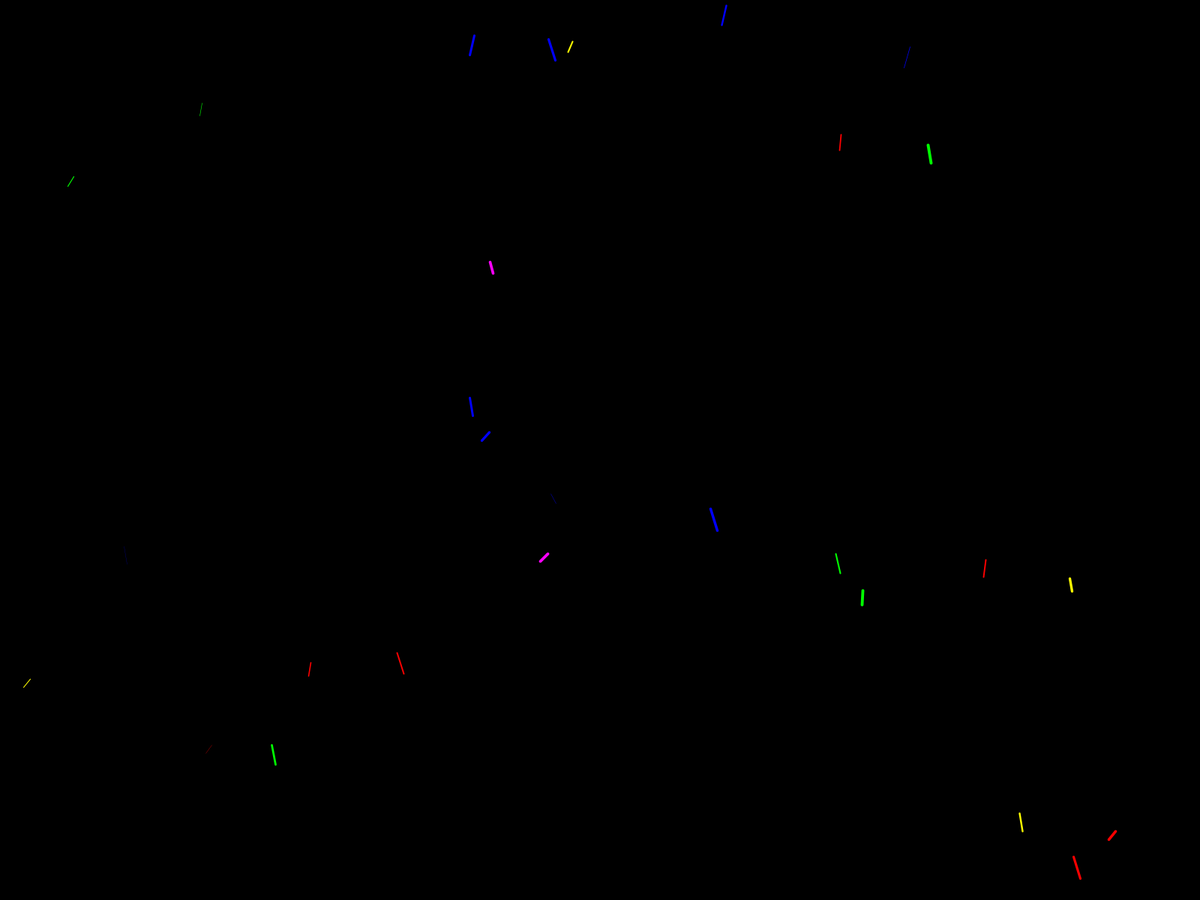
Frame 1 (no input)
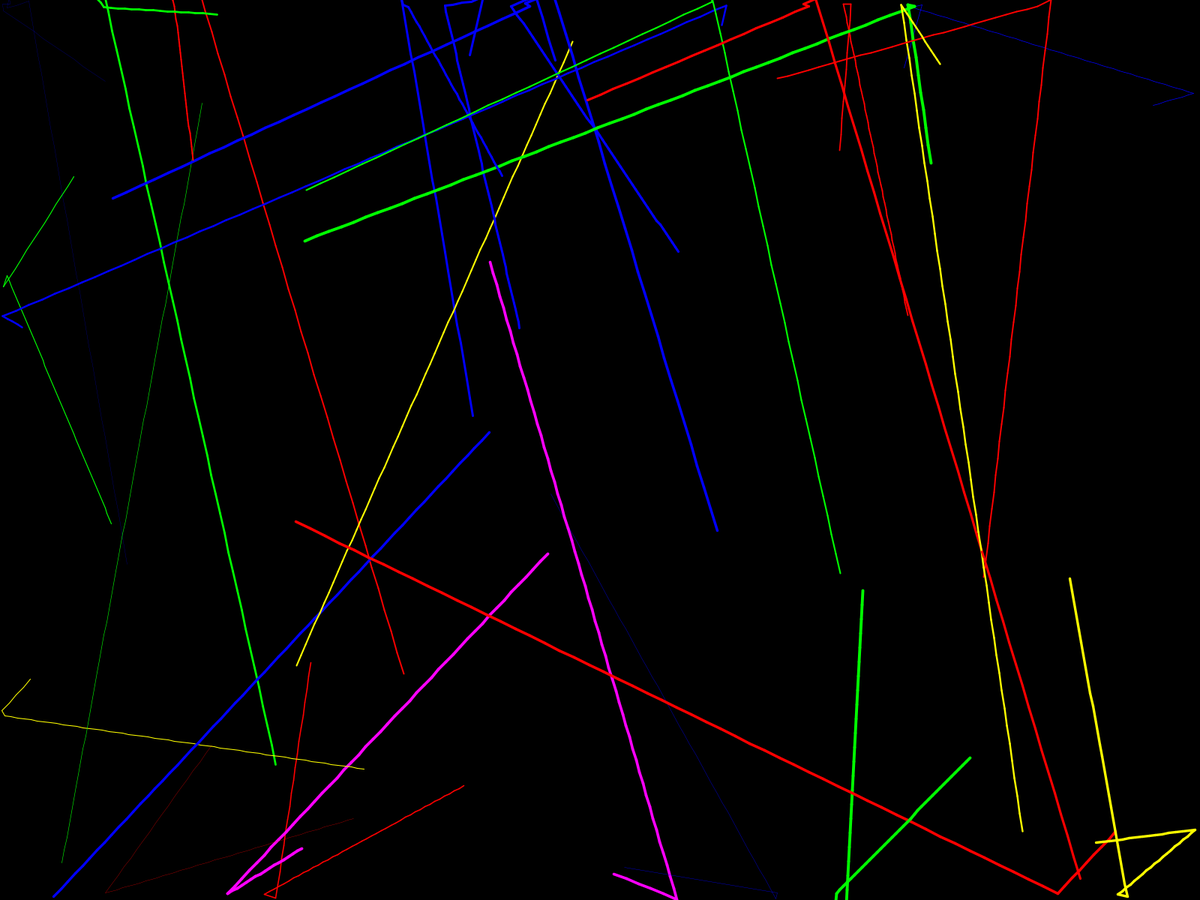
Frame 60 (the mouse pressed at the canvas centre just before this capture)
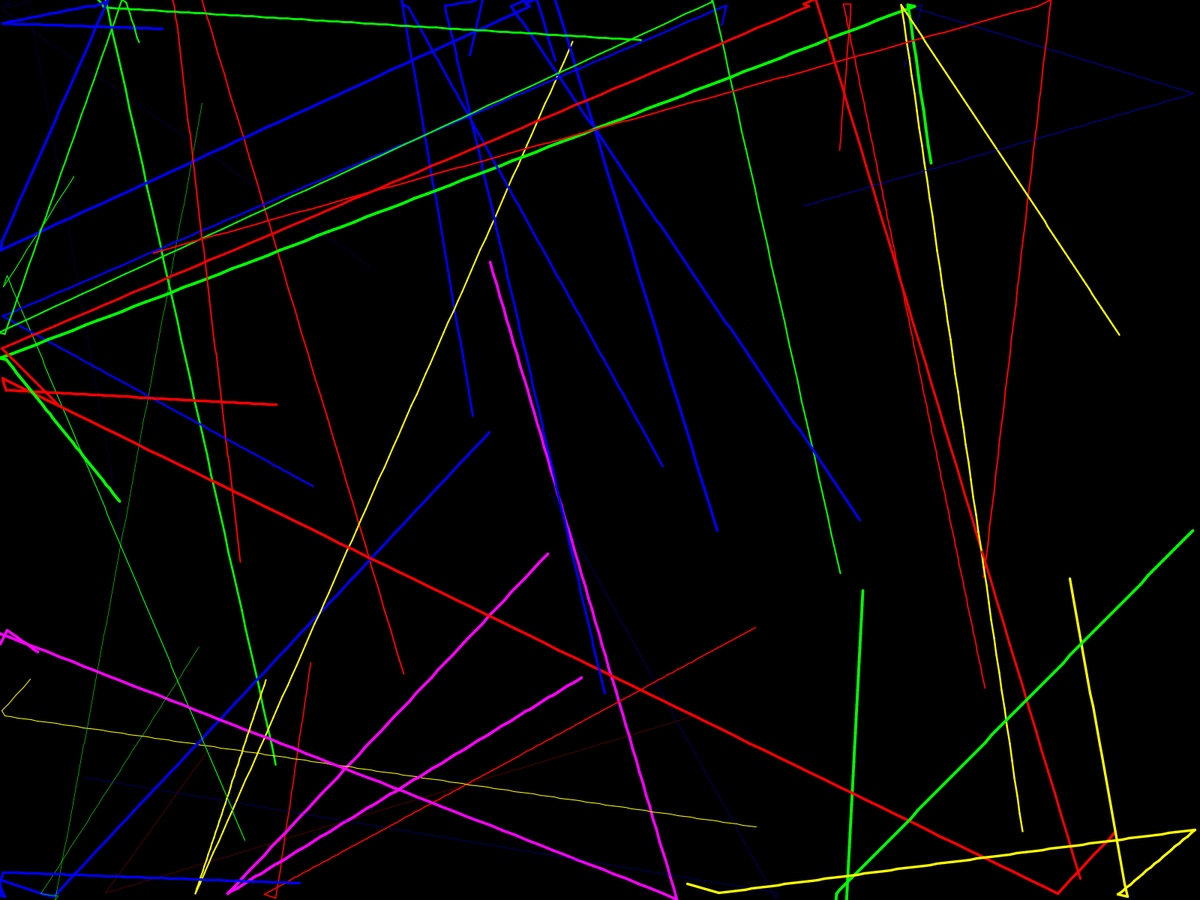
Frame 120 (the mouse held since frame 60 and released just before this capture)

The Processing sketch that drew these frames (run headless with seeded random() and noise(); from frame 60 on, the mouse is pressed at the canvas centre):

// Processing sketch: zig_screensaver
// ── zig_screensaver.pde
//Oliver Flatt
int numOfZigs;
Zig[] zigs = new Zig[50];
float randDirX, randDirY;
boolean rainbow = false;
boolean modeSame=false;
String mode;

void setup()
{
  background(0);
  cursor(CROSS);
}

void settings()
{
  fullScreen();
  reset();
}

void randomRandomMode()
{
  if (int(random(0, 2))==1)
  {
    modeSame=false;
    mode=randomMode();
    modeSame=true;
  } else
  {
    modeSame=false;
  }
}

String randomMode()
{
  int r=int(random(0, 4));
  if (modeSame)
  {
    return mode;
  } else
  {
    if (r==1)
    {
      return "original";
    } else if (r==3)
    {
      return "square";
    } else if (r==2)
    {
      return "smooth";
    } else
    {
      return "zig-zag";
    }
  }
}

void draw()
{
  if (frameCount==2000)
  {
    background(0);
    frameCount=0;
    reset();
  }
  int i = 0;
  while (i<numOfZigs)
  {
    zigs[i].drawOne();
    i++;
  }
}

void reset()
{
  randomRandomMode();
  numOfZigs = int(random(1, 30));
  if (int(random(0, 11))==1)
  {
    rainbow=true;
  } else
  {
    rainbow=false;
  }
  int i=0;
  while (i<numOfZigs)
  {
    randomDir(-10, 10, 1);
    zigs[i] = new Zig(random(10, displayWidth-10), 
      random(10, displayHeight-10), 
      randDirX, 
      randDirY, 
      randomMode(), 
      random(0, 4), 
      randomColor());
    i++;
  }
}

void mouseClicked()
{
  exit();
}

void keyPressed()
{
  if(key==' ')
  {
    background(0);
    reset();
  }
}
// ── Zig.pde
class Zig
{
  float x, y, speedX, speedY, thickness;
  String type;
  color c;

  Zig(float tempx, float tempy, float tempsX, float tempsY, String temptype, float tempthickness, color tempc)
  {
    x = tempx;
    y = tempy;
    speedX = tempsX;
    speedY = tempsY;
    type = temptype;
    thickness = tempthickness;
    c = tempc;
  }

  void drawOne()
  {
    float oldx=x;
    float oldy=y;
    if (x>displayWidth-10)
    {
      randomDir(-10, 0, 1);
      speedX=randDirX;
      speedY=randDirY;
    }
    if (x<10)
    {
      randomDir(0, 10, 1);
      speedX=randDirX;
      speedY=randDirY;
    }
    if (y>displayHeight-10)
    {
      randomDirY(-10, 0, 1);
      speedX=randDirX;
      speedY=randDirY;
    }
    if (y<10)
    {
      randomDirY(0, 10, 1);
      speedX=randDirX;
      speedY=randDirY;
    }
    if(rainbow)
    {
      stroke(randomColor());
    }else
    {
      stroke(c);
    }
    if(type=="zig-zag" && int(random(0,10))==1)
    {
      randomDir(-10, 10, 1);
      speedX=randDirX;
      speedY=randDirY;
    }
    if(type=="smooth")
    {
      if(int(random(0, 2))==1)
      {
        speedX+=2;
        speedY-=2;
      }else
      {
        speedY+=2;
        speedX-=2;
      }
    }
    strokeWeight(thickness);
    if(type=="square")
    {
      if(int(random(0,2))==1)
      {
        speedX=(random(-10,10));
        speedY=0;
      }else
      {
        speedY=(random(-10,10));
        speedX=0;
      }
    }
    x+=speedX;
    y+=speedY;
    line(x, y, oldx, oldy);
  }
}
// ── rand_dir.pde
void randomDir(float low, float heigh, float speed)
{
  float r = random(low, heigh)/speed;
  randDirX = r;
  if (int(random(2))==1)
  {
    randDirY = ((-(abs(low)+abs(heigh)))/speed)-abs(r);
  } else
  {
    randDirY = ((abs(low)+abs(heigh))/speed)-abs(r);
  }
  println(randDirY);
}

void randomDirY(float low, float heigh, float speed)
{
  float r = random(low, heigh)/speed;
  randDirY = r;
  if (int(random(2))==1)
  {
    randDirX = ((-(abs(low)+abs(heigh)))/speed)-abs(r);
  } else
  {
    randDirX = ((abs(low)+abs(heigh))/speed)-abs(r);
  }
}
// ── randomColor.pde
color randomColor()
{
  int r = int(random(-1, 5));
  if (r==4)
  {
    return color(255, 0, 0);
  } else if (r==3)
  {
    return color(255, 255, 0);
  } else if (r==2)
  {
    return color(0, 255, 0);
  } else if (r==1)
  {
    return color(255, 0, 255);
  } else if(r==-1)
  {
    return color(240, 100, 0);
  }else
  {
    return color(0, 0, 255);
  }
}

color randomColorGhost()
{
  int r = int(random(-1, 5));
  if (r==4)
  {
    return color(255, 0, 0, random(100, 256));
  } else if (r==3)
  {
    return color(255, 255, 0, random(100, 256));
  } else if (r==2)
  {
    return color(0, 255, 0, random(100, 256));
  } else if (r==1)
  {
    return color(255, 0, 255, random(100, 256));
  } else if(r==-1)
  {
    return color(240, 100, 0, random(100, 256));
  }else
  {
    return color(0, 0, 255, random(100, 256));
  }
}
